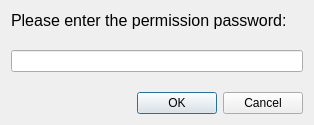
<?xml version="1.0" encoding="UTF-8"?>
<ui version="4.0">
 <class>Dialog</class>
 <widget class="QDialog" name="Dialog">
  <property name="geometry">
   <rect>
    <x>0</x>
    <y>0</y>
    <width>314</width>
    <height>119</height>
   </rect>
  </property>
  <property name="windowTitle">
   <string>Dialog</string>
  </property>
  <layout class="QVBoxLayout" name="verticalLayout">
   <property name="spacing">
    <number>20</number>
   </property>
   <item>
    <widget class="QLabel" name="label">
     <property name="text">
      <string>&lt;html&gt;&lt;head/&gt;&lt;body&gt;&lt;p&gt;&lt;span style=&quot; font-size:12pt;&quot;&gt;Please enter the permission password:&lt;/span&gt;&lt;/p&gt;&lt;/body&gt;&lt;/html&gt;</string>
     </property>
    </widget>
   </item>
   <item>
    <widget class="QLineEdit" name="password_le"/>
   </item>
   <item>
    <widget class="QDialogButtonBox" name="dialog_bb">
     <property name="orientation">
      <enum>Qt::Horizontal</enum>
     </property>
     <property name="standardButtons">
      <set>QDialogButtonBox::Cancel|QDialogButtonBox::Ok</set>
     </property>
    </widget>
   </item>
  </layout>
 </widget>
 <resources/>
 <connections>
  <connection>
   <sender>dialog_bb</sender>
   <signal>accepted()</signal>
   <receiver>Dialog</receiver>
   <slot>accept()</slot>
   <hints>
    <hint type="sourcelabel">
     <x>248</x>
     <y>254</y>
    </hint>
    <hint type="destinationlabel">
     <x>157</x>
     <y>274</y>
    </hint>
   </hints>
  </connection>
  <connection>
   <sender>dialog_bb</sender>
   <signal>rejected()</signal>
   <receiver>Dialog</receiver>
   <slot>reject()</slot>
   <hints>
    <hint type="sourcelabel">
     <x>316</x>
     <y>260</y>
    </hint>
    <hint type="destinationlabel">
     <x>286</x>
     <y>274</y>
    </hint>
   </hints>
  </connection>
 </connections>
</ui>
